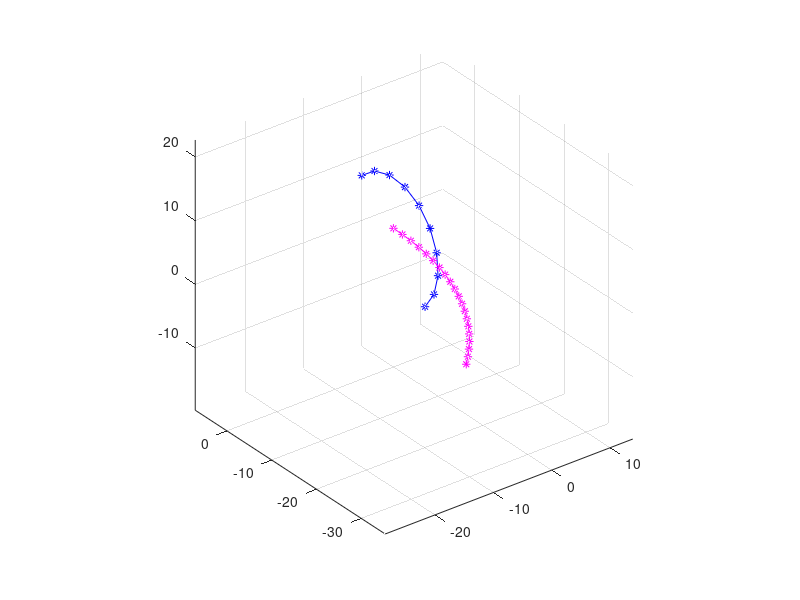

MATLAB code to generate this figure: (Note: this script raises an error after producing the figure.)
function test_polylines_nearest_passing_points

% Curve 1
radius = 10;
theta = linspace(-3*pi/4,pi/4,10);
x1 = 0.*theta;
y1 = radius.*sin(theta);
z1 = radius.*cos(theta);

% x1 = x1(4:4);
% y1 = y1(4:4);
% z1 = z1(4:4);

% Curve 2
radius = 50;
theta = linspace(3*pi/4, pi/2,20);
x2 = radius.*sin(theta) - radius;
y2 = radius.*cos(theta);
z2 = 0.*theta + 2;


% x2 = x2(15:16);
% y2 = y2(15:16);
% z2 = z2(15:16);


figure
h1 = plot3(x1,y1,z1,'b-','Marker','*');
hold on
h2 = plot3(x2,y2,z2,'m-','Marker','*');
grid on
axis equal
axis tight


curve1 = [x1(:) y1(:) z1(:)];
curve2 = [x2(:) y2(:) z2(:)];


[p1,p2] = polylines_nearest_passing_points(curve1,curve2);


% 
% edge1 = reshape(curve1',1,6);
% edge2 = reshape(curve2',1,6);
% 
% [p1,p2] = edge_edge_closest_point(edge1,edge2)


plot3(p1(1),p1(2),p1(3),'bo')
plot3(p1(1),p1(2),p1(3),'bx')

plot3(p2(1),p2(2),p2(3),'mo')
plot3(p2(1),p2(2),p2(3),'mx')